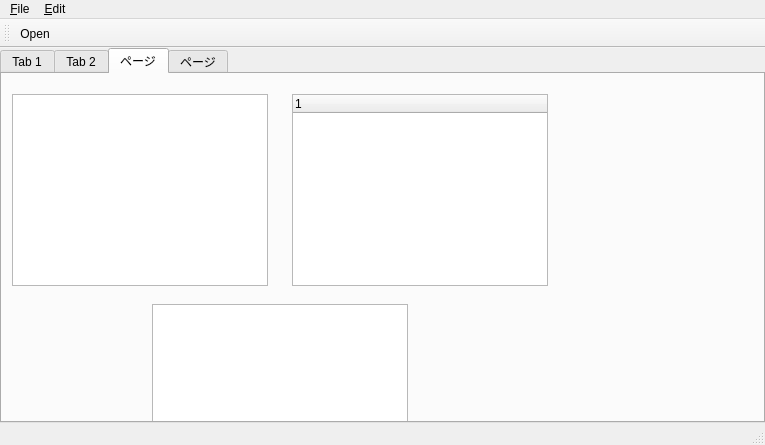
<?xml version="1.0" encoding="UTF-8"?>
<ui version="4.0">
 <class>MainWindow</class>
 <widget class="QMainWindow" name="MainWindow">
  <property name="geometry">
   <rect>
    <x>0</x>
    <y>0</y>
    <width>765</width>
    <height>445</height>
   </rect>
  </property>
  <property name="windowTitle">
   <string>MainWindow</string>
  </property>
  <widget class="QWidget" name="centralWidget">
   <layout class="QVBoxLayout" name="verticalLayout">
    <property name="spacing">
     <number>0</number>
    </property>
    <property name="leftMargin">
     <number>0</number>
    </property>
    <property name="topMargin">
     <number>0</number>
    </property>
    <property name="rightMargin">
     <number>0</number>
    </property>
    <property name="bottomMargin">
     <number>0</number>
    </property>
    <item>
     <widget class="QTabWidget" name="tabWidget">
      <property name="currentIndex">
       <number>2</number>
      </property>
      <widget class="QWidget" name="tab">
       <attribute name="title">
        <string>Tab 1</string>
       </attribute>
       <layout class="QGridLayout" name="gridLayout">
        <property name="leftMargin">
         <number>0</number>
        </property>
        <property name="topMargin">
         <number>0</number>
        </property>
        <property name="rightMargin">
         <number>0</number>
        </property>
        <property name="bottomMargin">
         <number>0</number>
        </property>
        <property name="spacing">
         <number>0</number>
        </property>
        <item row="0" column="0">
         <widget class="QWidget" name="widget" native="true">
          <widget class="QToolButton" name="toolButton">
           <property name="geometry">
            <rect>
             <x>210</x>
             <y>30</y>
             <width>21</width>
             <height>18</height>
            </rect>
           </property>
           <property name="text">
            <string>...</string>
           </property>
           <property name="autoRaise">
            <bool>true</bool>
           </property>
          </widget>
          <widget class="QToolButton" name="toolButton_2">
           <property name="geometry">
            <rect>
             <x>210</x>
             <y>70</y>
             <width>21</width>
             <height>18</height>
            </rect>
           </property>
           <property name="text">
            <string>...</string>
           </property>
          </widget>
          <widget class="QToolButton" name="toolButton_3">
           <property name="geometry">
            <rect>
             <x>220</x>
             <y>110</y>
             <width>21</width>
             <height>18</height>
            </rect>
           </property>
           <property name="text">
            <string>...</string>
           </property>
          </widget>
          <widget class="QPushButton" name="pushButton">
           <property name="geometry">
            <rect>
             <x>20</x>
             <y>10</y>
             <width>121</width>
             <height>61</height>
            </rect>
           </property>
           <property name="text">
            <string>PushButton</string>
           </property>
          </widget>
          <widget class="QPushButton" name="pushButton_2">
           <property name="geometry">
            <rect>
             <x>120</x>
             <y>180</y>
             <width>101</width>
             <height>23</height>
            </rect>
           </property>
           <property name="text">
            <string>PushButton</string>
           </property>
          </widget>
          <widget class="QPushButton" name="pushButton_4">
           <property name="geometry">
            <rect>
             <x>10</x>
             <y>180</y>
             <width>101</width>
             <height>23</height>
            </rect>
           </property>
           <property name="text">
            <string>PushButton</string>
           </property>
          </widget>
          <widget class="QPushButton" name="pushButton_3">
           <property name="geometry">
            <rect>
             <x>40</x>
             <y>80</y>
             <width>121</width>
             <height>61</height>
            </rect>
           </property>
           <property name="text">
            <string>PushButton</string>
           </property>
          </widget>
          <widget class="QGroupBox" name="groupBox">
           <property name="geometry">
            <rect>
             <x>300</x>
             <y>60</y>
             <width>180</width>
             <height>141</height>
            </rect>
           </property>
           <property name="title">
            <string>GroupBox</string>
           </property>
           <layout class="QGridLayout" name="gridLayout_2">
            <item row="0" column="0">
             <layout class="QVBoxLayout" name="verticalLayout_2">
              <item>
               <widget class="QProgressBar" name="progressBar">
                <property name="value">
                 <number>24</number>
                </property>
               </widget>
              </item>
              <item>
               <widget class="QLineEdit" name="lineEdit"/>
              </item>
             </layout>
            </item>
            <item row="0" column="1">
             <widget class="QSlider" name="verticalSlider">
              <property name="orientation">
               <enum>Qt::Vertical</enum>
              </property>
             </widget>
            </item>
            <item row="1" column="0">
             <widget class="QSlider" name="horizontalSlider">
              <property name="orientation">
               <enum>Qt::Horizontal</enum>
              </property>
             </widget>
            </item>
           </layout>
          </widget>
         </widget>
        </item>
        <item row="0" column="1">
         <widget class="QScrollBar" name="verticalScrollBar">
          <property name="orientation">
           <enum>Qt::Vertical</enum>
          </property>
         </widget>
        </item>
        <item row="1" column="0">
         <widget class="QScrollBar" name="horizontalScrollBar">
          <property name="orientation">
           <enum>Qt::Horizontal</enum>
          </property>
         </widget>
        </item>
       </layout>
      </widget>
      <widget class="QWidget" name="tab_2">
       <attribute name="title">
        <string>Tab 2</string>
       </attribute>
       <widget class="QProgressBar" name="progressBar_2">
        <property name="geometry">
         <rect>
          <x>20</x>
          <y>30</y>
          <width>161</width>
          <height>23</height>
         </rect>
        </property>
        <property name="value">
         <number>24</number>
        </property>
       </widget>
       <widget class="QProgressBar" name="progressBar_3">
        <property name="geometry">
         <rect>
          <x>200</x>
          <y>20</y>
          <width>21</width>
          <height>131</height>
         </rect>
        </property>
        <property name="value">
         <number>24</number>
        </property>
        <property name="textVisible">
         <bool>true</bool>
        </property>
        <property name="orientation">
         <enum>Qt::Vertical</enum>
        </property>
       </widget>
       <widget class="QSlider" name="horizontalSlider_2">
        <property name="geometry">
         <rect>
          <x>20</x>
          <y>130</y>
          <width>160</width>
          <height>19</height>
         </rect>
        </property>
        <property name="maximum">
         <number>100</number>
        </property>
        <property name="value">
         <number>24</number>
        </property>
        <property name="orientation">
         <enum>Qt::Horizontal</enum>
        </property>
       </widget>
       <widget class="QWidget" name="layoutWidget">
        <property name="geometry">
         <rect>
          <x>240</x>
          <y>10</y>
          <width>286</width>
          <height>294</height>
         </rect>
        </property>
        <layout class="QGridLayout" name="gridLayout_3">
         <item row="0" column="0">
          <widget class="QTabWidget" name="tabWidget_2">
           <widget class="QWidget" name="tab_3">
            <attribute name="title">
             <string>Tab 1</string>
            </attribute>
           </widget>
           <widget class="QWidget" name="tab_4">
            <attribute name="title">
             <string>Tab 2</string>
            </attribute>
           </widget>
          </widget>
         </item>
         <item row="0" column="1">
          <widget class="QTabWidget" name="tabWidget_5">
           <property name="tabPosition">
            <enum>QTabWidget::East</enum>
           </property>
           <widget class="QWidget" name="tab_9">
            <attribute name="title">
             <string>Tab 1</string>
            </attribute>
           </widget>
           <widget class="QWidget" name="tab_10">
            <attribute name="title">
             <string>Tab 2</string>
            </attribute>
           </widget>
          </widget>
         </item>
         <item row="1" column="0">
          <widget class="QTabWidget" name="tabWidget_3">
           <property name="tabPosition">
            <enum>QTabWidget::West</enum>
           </property>
           <widget class="QWidget" name="tab_5">
            <attribute name="title">
             <string>Tab 1</string>
            </attribute>
           </widget>
           <widget class="QWidget" name="tab_6">
            <attribute name="title">
             <string>Tab 2</string>
            </attribute>
           </widget>
          </widget>
         </item>
         <item row="1" column="1">
          <widget class="QTabWidget" name="tabWidget_4">
           <property name="tabPosition">
            <enum>QTabWidget::South</enum>
           </property>
           <widget class="QWidget" name="tab_7">
            <attribute name="title">
             <string>Tab 1</string>
            </attribute>
           </widget>
           <widget class="QWidget" name="tab_8">
            <attribute name="title">
             <string>Tab 2</string>
            </attribute>
           </widget>
          </widget>
         </item>
        </layout>
       </widget>
      </widget>
      <widget class="QWidget" name="tab_11">
       <attribute name="title">
        <string>ページ</string>
       </attribute>
       <widget class="QListWidget" name="listWidget">
        <property name="geometry">
         <rect>
          <x>10</x>
          <y>20</y>
          <width>256</width>
          <height>192</height>
         </rect>
        </property>
       </widget>
       <widget class="QTreeWidget" name="treeWidget">
        <property name="geometry">
         <rect>
          <x>290</x>
          <y>20</y>
          <width>256</width>
          <height>192</height>
         </rect>
        </property>
        <column>
         <property name="text">
          <string notr="true">1</string>
         </property>
        </column>
       </widget>
       <widget class="QTableWidget" name="tableWidget">
        <property name="geometry">
         <rect>
          <x>150</x>
          <y>230</y>
          <width>256</width>
          <height>192</height>
         </rect>
        </property>
        <property name="selectionMode">
         <enum>QAbstractItemView::SingleSelection</enum>
        </property>
        <property name="selectionBehavior">
         <enum>QAbstractItemView::SelectRows</enum>
        </property>
       </widget>
      </widget>
      <widget class="QWidget" name="tab_12">
       <attribute name="title">
        <string>ページ</string>
       </attribute>
       <layout class="QVBoxLayout" name="verticalLayout_3">
        <item>
         <widget class="QSplitter" name="splitter_2">
          <property name="orientation">
           <enum>Qt::Horizontal</enum>
          </property>
          <widget class="QTreeView" name="treeView"/>
          <widget class="QSplitter" name="splitter">
           <property name="orientation">
            <enum>Qt::Vertical</enum>
           </property>
           <widget class="QTableView" name="tableView"/>
           <widget class="QTableView" name="tableView_2"/>
          </widget>
         </widget>
        </item>
       </layout>
      </widget>
     </widget>
    </item>
   </layout>
  </widget>
  <widget class="QMenuBar" name="menuBar">
   <property name="geometry">
    <rect>
     <x>0</x>
     <y>0</y>
     <width>765</width>
     <height>24</height>
    </rect>
   </property>
   <widget class="QMenu" name="menu_File">
    <property name="title">
     <string>&amp;File</string>
    </property>
    <addaction name="action_New"/>
    <addaction name="action_file_open"/>
    <addaction name="action_Save"/>
    <addaction name="actionSave_as"/>
    <addaction name="separator"/>
    <addaction name="actionE_xit"/>
   </widget>
   <widget class="QMenu" name="menu_Edit">
    <property name="title">
     <string>&amp;Edit</string>
    </property>
    <addaction name="action_Undo"/>
    <addaction name="action_Redo"/>
    <addaction name="separator"/>
    <addaction name="actionCu_t"/>
    <addaction name="action_Copy"/>
    <addaction name="action_Paste"/>
   </widget>
   <addaction name="menu_File"/>
   <addaction name="menu_Edit"/>
  </widget>
  <widget class="QToolBar" name="mainToolBar">
   <attribute name="toolBarArea">
    <enum>TopToolBarArea</enum>
   </attribute>
   <attribute name="toolBarBreak">
    <bool>false</bool>
   </attribute>
   <addaction name="action_file_open"/>
  </widget>
  <widget class="QStatusBar" name="statusBar"/>
  <action name="action_file_open">
   <property name="text">
    <string>&amp;Open...</string>
   </property>
  </action>
  <action name="action_New">
   <property name="text">
    <string>&amp;New...</string>
   </property>
  </action>
  <action name="action_Save">
   <property name="text">
    <string>&amp;Save</string>
   </property>
  </action>
  <action name="actionSave_as">
   <property name="text">
    <string>Save &amp;as...</string>
   </property>
  </action>
  <action name="actionE_xit">
   <property name="text">
    <string>E&amp;xit</string>
   </property>
  </action>
  <action name="action_Undo">
   <property name="text">
    <string>&amp;Undo</string>
   </property>
  </action>
  <action name="action_Redo">
   <property name="text">
    <string>&amp;Redo</string>
   </property>
  </action>
  <action name="actionCu_t">
   <property name="text">
    <string>Cu&amp;t</string>
   </property>
  </action>
  <action name="action_Copy">
   <property name="text">
    <string>&amp;Copy</string>
   </property>
  </action>
  <action name="action_Paste">
   <property name="text">
    <string>&amp;Paste</string>
   </property>
  </action>
 </widget>
 <layoutdefault spacing="6" margin="11"/>
 <resources/>
 <connections>
  <connection>
   <sender>horizontalSlider_2</sender>
   <signal>valueChanged(int)</signal>
   <receiver>progressBar_2</receiver>
   <slot>setValue(int)</slot>
   <hints>
    <hint type="sourcelabel">
     <x>65</x>
     <y>266</y>
    </hint>
    <hint type="destinationlabel">
     <x>59</x>
     <y>99</y>
    </hint>
   </hints>
  </connection>
  <connection>
   <sender>horizontalSlider_2</sender>
   <signal>valueChanged(int)</signal>
   <receiver>progressBar_3</receiver>
   <slot>setValue(int)</slot>
   <hints>
    <hint type="sourcelabel">
     <x>193</x>
     <y>265</y>
    </hint>
    <hint type="destinationlabel">
     <x>202</x>
     <y>207</y>
    </hint>
   </hints>
  </connection>
 </connections>
</ui>
